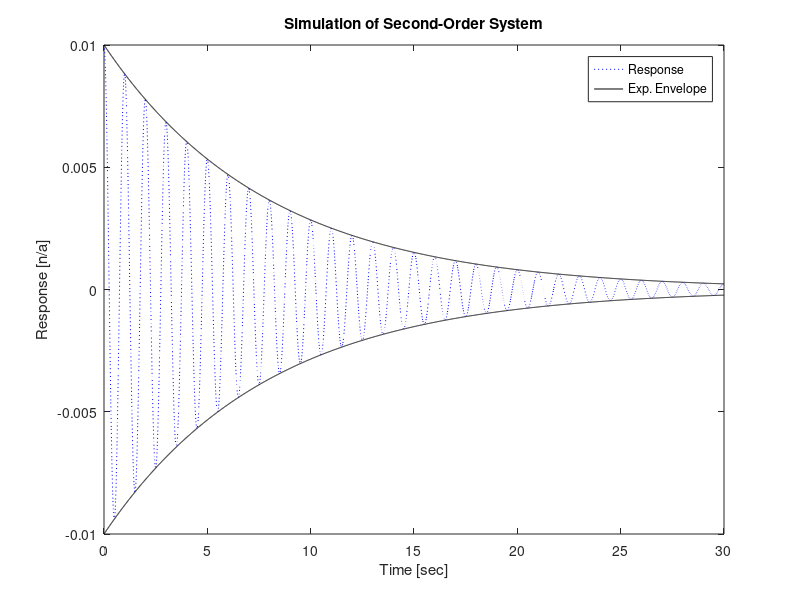
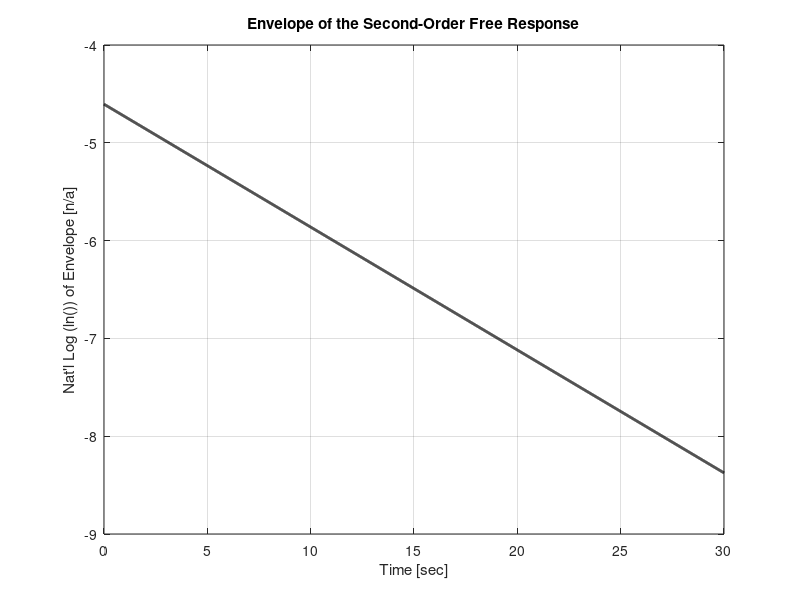

Write MATLAB code to recreate these figures, in order.
% Illustration of Second-Order LTI Time Response
% ME 402

clear;

% Model Parameters 
% One way to model this is with a differential equation for a
% mass-spring-damper: m*ddot(y)+b*dot(y)+k*y = F(t)
m = 0.1;      % mass [kg]
b = 0.01;      % linear damping [Ns/m]
k = 1;         % stiffness [N/m]

% Initial condition
y0 = 0.01;  % initial displacement [m]
% Assume initial velocity is zero

% Describe a vector of times for the simulation
dt = 0.01;   % Time step [s]
Tend = 30;  % End of time horizon for simulation [s]
tt = 0:dt:Tend;  

% Analytical Solution
%%%%%%%%%%%%%%%%%%%%%%%%%%%%%%%%%%%%%%%%%%%%%%%%
wn = 2*pi;
zeta = 0.02;

Yeqn = y0*exp(-zeta*wn*tt).*cos(wn*sqrt(1-zeta^2)*tt);

% Numerical Simulation Solution
%%%%%%%%%%%%%%%%%%%%%%%%%%%%%%%%%%%%%%%%%%%%%%%%
% Initial Conditions
Y(1) = y0;   % Initial position [m]
Ydot(1) = 0; % Initial velocity [m/s]
Yddot(1) = 0;


% Euler Integration
for ii = 2:length(tt)
    Yddot(ii) = (1/m)*(-b*Ydot(ii-1)-k*Y(ii-1));  % acceleration
    Ydot(ii) = Ydot(ii-1)+Yddot(ii)*dt;
    Y(ii) = Y(ii-1)+Ydot(ii)*dt;
end


% Plot the Results
%%%%%%%%%%%%%%%%%%%%%%%%%%%%%%%%%%%%%%%%%%%%%%%%
figure(1)
clf()
plot(tt,Yeqn,'b:')
hold on
env = y0*exp(-zeta*wn*tt);
plot(tt,env,'k')
plot(tt,-env,'k')
legend('Response','Exp. Envelope')
xlabel('Time [sec]')
ylabel('Response [n/a]')
title('Simulation of Second-Order System')

figure(2)
plot(tt,log(env),'k','linewidth',2)
grid on
xlabel('Time [sec]')
ylabel('Nat''l Log (ln()) of Envelope [n/a]')
title('Envelope of the Second-Order Free Response')

